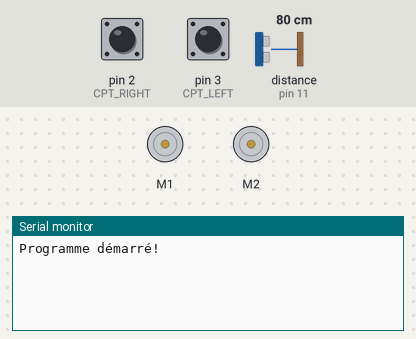
Bench run of a sketch on a simulated Arduino Uno, built with avr-gcc and run on an emulated ATmega328P. Shown: 2 × DC motor (green arrow = forward, orange = backward, longer = faster), the last lines printed to the serial monitor. Wiring (inferred from the names in the program): ultrasonic range finder: trigger pin 10; echo pin 11. Inputs (shaded band) come from the test bench; at power-on: distance to the obstacle (sensor on pin 11) 80 cm, pin 2 (CPT_RIGHT) LOW, pin 3 (CPT_LEFT) LOW. The echo pulse lasts 58.3 µs per cm.

Above: at 0.1 s.
6.3 s: distance to the obstacle (sensor on pin 11) set to 23 cm
At 7.4 s:
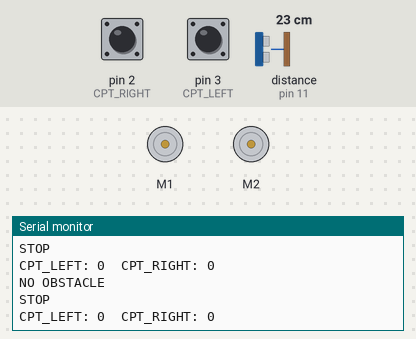
9.3 s: distance to the obstacle (sensor on pin 11) set to 18 cm
At 9.9 s:
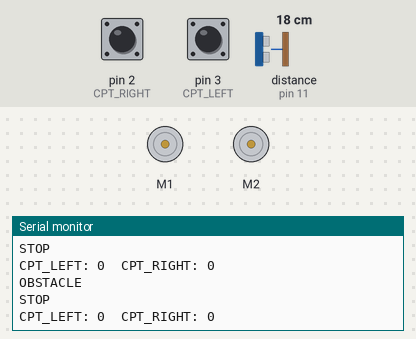

Measured:
- after the input at 9.3 s, the serial monitor: prints a new line after 0.11 s (image 2)

The sketch:

main.ino
```cpp
#include <Wire.h>
#include <Adafruit_MotorShield.h>

// Création d'une instance du shield moteur
Adafruit_MotorShield AFMS = Adafruit_MotorShield();
Adafruit_DCMotor *myMotor1 = AFMS.getMotor(1);
Adafruit_DCMotor *myMotor2 = AFMS.getMotor(2);

#define CPT_LEFT 3
#define CPT_RIGHT 2

#define CPT_US_TRIG_PIN 10
#define CPT_US_ECHO_PIN 11

#define SPEED 50

// Variable pour la distance
float distance = 0.0;
// Distance seuil en cm
const float seuil = 20.0;
// Variable booléenne
bool estProche = true;

void setup() {
  // Démarrer la communication série
  Serial.begin(9600);
  while (!Serial); // Attendre que la connexion série soit établie

  // Log que le programme a démarré
  Serial.println("Programme démarré!");

  pinMode(CPT_LEFT, INPUT);
  pinMode(CPT_RIGHT, INPUT);

  pinMode(CPT_US_TRIG_PIN, OUTPUT);
  pinMode(CPT_US_ECHO_PIN, INPUT);

  // Initialisation du shield moteur
  AFMS.begin();
  delay(5000);  // Attendre l'initialisation du shield moteur

  // Log que le shield moteur est initialisé
  Serial.println("Shield moteur initialisé.");
}

void loop() {
  // Lire les valeurs des capteurs
  bool left = digitalRead(CPT_LEFT);  // Détection du noir
  bool right = digitalRead(CPT_RIGHT); // Détection du noir

  // Log des valeurs détectées par les capteurs
  Serial.print("CPT_LEFT: ");
  Serial.print(left);
  Serial.print("  CPT_RIGHT: ");
  Serial.println(right);

   // Génération de l'impulsion sur le Trig
  digitalWrite(CPT_US_TRIG_PIN, LOW);
  delayMicroseconds(2);
  digitalWrite(CPT_US_TRIG_PIN, HIGH);
  delayMicroseconds(10);
  digitalWrite(CPT_US_TRIG_PIN, LOW);

  // Lecture de l'impulsion sur l'Echo
  long duration = pulseIn(CPT_US_ECHO_PIN, HIGH);

  // Calcul de la distance en cm
  distance = (duration * 0.034) / 2;

  // Mise à jour de la variable booléenne
  if (distance > seuil) {
    estProche = false;
  } else {
    estProche = true;
  }

  if(!estProche){
    Serial.println("NO OBSTACLE");
    if (left && right) {
      Serial.println("FORWARD");
      myMotor1->setSpeed(SPEED);
      myMotor2->setSpeed(SPEED);
      myMotor1->run(FORWARD);
      myMotor2->run(FORWARD);
    } else if (left && !right) {
      Serial.println("LEFT");
      myMotor1->setSpeed(SPEED);
      myMotor1->run(RELEASE);
      myMotor2->run(FORWARD);
    } else if (!left && right) {
      Serial.println("RIGHT");
      myMotor2->setSpeed(SPEED);
      myMotor1->run(FORWARD);
      myMotor2->run(RELEASE);
    } else {
      Serial.println("STOP");
      myMotor1->run(RELEASE);
      myMotor2->run(RELEASE);
    }
  } else {
    Serial.println("OBSTACLE");
    Serial.println("STOP");
    myMotor1->run(RELEASE);
    myMotor2->run(RELEASE);
  }

 // delay(1000);

}
```
